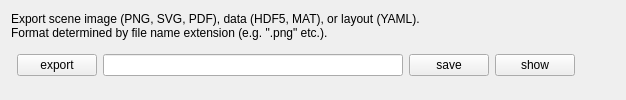
           <widget class="QWidget" name="exportTab">
            <attribute name="title">
             <string>export</string>
            </attribute>
            <layout class="QVBoxLayout" name="verticalLayout_9">
             <property name="topMargin">
              <number>4</number>
             </property>
             <property name="bottomMargin">
              <number>2</number>
             </property>
             <item>
              <widget class="QLabel" name="label_6">
               <property name="sizePolicy">
                <sizepolicy hsizetype="Ignored" vsizetype="Preferred">
                 <horstretch>0</horstretch>
                 <verstretch>0</verstretch>
                </sizepolicy>
               </property>
               <property name="text">
                <string>Export scene image (PNG, SVG, PDF), data (HDF5, MAT), or layout (YAML).
Format determined by file name extension (e.g. &quot;.png&quot; etc.).</string>
               </property>
               <property name="wordWrap">
                <bool>true</bool>
               </property>
              </widget>
             </item>
             <item>
              <layout class="QHBoxLayout" name="horizontalLayout_18">
               <item>
                <layout class="QFormLayout" name="formLayout">
                 <item row="0" column="1">
                  <layout class="QHBoxLayout" name="horizontalLayout_17">
                   <item>
                    <widget class="QPushButton" name="exportButton">
                     <property name="toolTip">
                      <string>choose export file path</string>
                     </property>
                     <property name="text">
                      <string>export</string>
                     </property>
                    </widget>
                   </item>
                   <item>
                    <widget class="QLineEdit" name="exportPath">
                     <property name="minimumSize">
                      <size>
                       <width>300</width>
                       <height>0</height>
                      </size>
                     </property>
                     <property name="toolTip">
                      <string>export file path, return to export</string>
                     </property>
                    </widget>
                   </item>
                   <item>
                    <widget class="QPushButton" name="exportSaveButton">
                     <property name="toolTip">
                      <string>export object to specified path</string>
                     </property>
                     <property name="text">
                      <string>save</string>
                     </property>
                    </widget>
                   </item>
                   <item>
                    <widget class="QPushButton" name="exportShowButton">
                     <property name="toolTip">
                      <string>open exported file in appropriate viewer</string>
                     </property>
                     <property name="text">
                      <string>show</string>
                     </property>
                    </widget>
                   </item>
                  </layout>
                 </item>
                </layout>
               </item>
               <item>
                <spacer name="horizontalSpacer_12">
                 <property name="orientation">
                  <enum>Qt::Horizontal</enum>
                 </property>
                 <property name="sizeHint" stdset="0">
                  <size>
                   <width>40</width>
                   <height>20</height>
                  </size>
                 </property>
                </spacer>
               </item>
              </layout>
             </item>
            </layout>
           </widget>
